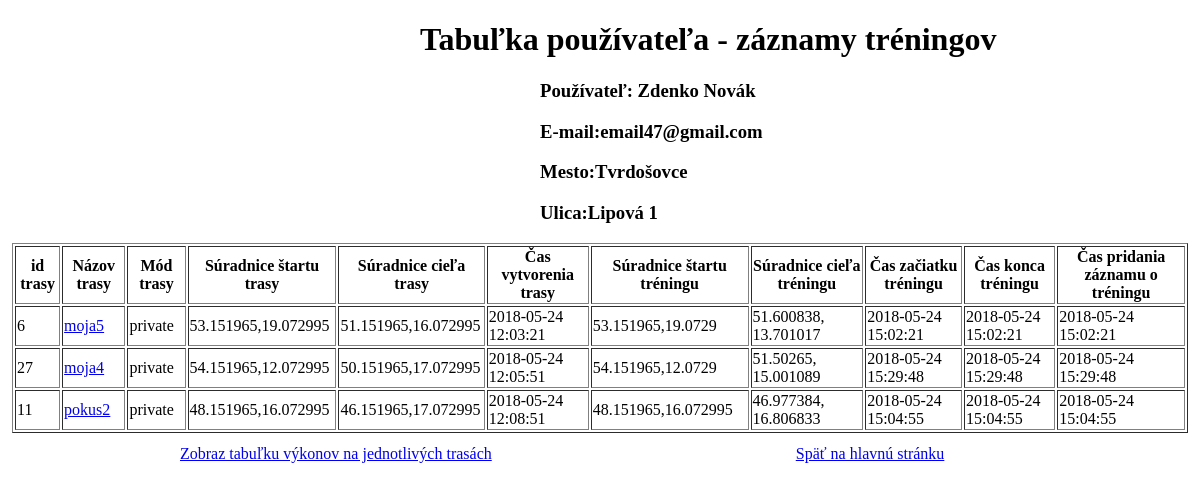
Screenshot of /userTabulka.php?trasy=email47@gmail.com with the database file from the repository.
### tables this page shows
CREATE TABLE `User` (
  `id` int(11) NOT NULL,
  `priezvisko` varchar(40) DEFAULT NULL,
  `meno` varchar(40) DEFAULT NULL,
  `email` varchar(40) NOT NULL,
  `pass` varchar(200) NOT NULL,
  `type` int(11) NOT NULL,
  `valid` int(11) NOT NULL,
  `hash` varchar(200) DEFAULT NULL,
  `stredna` varchar(100) DEFAULT NULL,
  `stredna_adresa` varchar(100) DEFAULT NULL,
  `bydlisko_ulica` varchar(100) DEFAULT NULL,
  `psc` varchar(20) DEFAULT NULL,
  `bydlisko_obec` varchar(100) DEFAULT NULL
);

CREATE TABLE `cvicenie` (
  `id` bigint(20) UNSIGNED NOT NULL,
  `trasa_id` bigint(20) NOT NULL,
  `user_id` bigint(20) NOT NULL,
  `start` varchar(100) NOT NULL,
  `ciel` varchar(100) NOT NULL,
  `zaciatok` datetime NOT NULL,
  `koniec` datetime NOT NULL,
  `pridane` datetime NOT NULL DEFAULT CURRENT_TIMESTAMP
);

### userTabulka.php (the view, shortened to what this page needs)
<!DOCTYPE html>
<html lang="sk">
<html>
  <head>
  <link rel="stylesheet" type="text/css" href="styly.css">
  </head>
  <body>
     <h1>Tabuľka používateľa - záznamy tréningov</h1>
<?php
$servername = DB_HOSTNAME;
$username = DB_USERNAME;
$password = DB_PASSWORD;
$dbname = DB_DATABASE;
$conn = new mysqli($servername, $username, $password, $dbname);
$conn->set_charset("utf8");
 $userMail=$_GET['trasy'];
 $sql = "SELECT b.type, a.id, a.nazov, a.mod, a.start, a.ciel, a.vytvorene, c.start as zaciatokcvika, c.ciel as konieccvika, c.zaciatok, c.koniec, c. pridane from trasa a join  ".USER_TABLE." b on a.autor=b.id join cvicenie c on a.id=c.trasa_id where b.email=\"$userMail\"";
$result = $conn->query($sql);
 $IDs=array();
  $nazov=array();
  $Mods=array();
  $Mody=array();
       $Ciel=array();
        $Zaciatok=array();
        $Vytvorene=array();
    $Zaciatokcvika=array();
    $Cielcvika=array();
    $Caszaciatku=array();
   $Caskonca=array();
    $Pridane=array();
    $i=0;
  $sql1 = "SELECT meno, priezvisko, email,bydlisko_ulica,bydlisko_obec from  ".USER_TABLE." where email=\"$userMail\"";
    $result1 = $conn->query($sql1);
 $NAME="";
  $SURNAME="";
  $MAIL="";
  $BYDUL="";
  $BYDOB="";
      if ($result1->num_rows > 0) {
    while($row1= $result1->fetch_assoc()) {
     $NAME=$row1["meno"];
  $SURNAME=$row1["priezvisko"];
  $MAIL=$row1["email"];
  $BYDUL=$row1["bydlisko_ulica"];
  $BYDOB=$row1["bydlisko_obec"];
    }
   echo "<h3>Používateľ: $NAME $SURNAME</h3>";
  echo "<h3>E-mail:$MAIL </h3>";
  echo "<h3>Mesto:$BYDOB </h3>";
   echo "<h3>Ulica:$BYDUL </h3>";
echo "<table id=\"tabulka\" border=\"1\">";
 echo "<thead><tr><th>id trasy </th><th>Názov trasy</th>";
 echo "<th>Mód trasy</th><th>Súradnice štartu trasy</th><th> Súradnice cieľa trasy</th><th>Čas vytvorenia trasy</th><th>Súradnice štartu tréningu</th><th>Súradnice cieľa tréningu</th><th>Čas začiatku tréningu</th><th>Čas konca tréningu</th><th>Čas pridania záznamu o tréningu</th></tr> </thead>";
if ($result->num_rows > 0) {
    while($row = $result->fetch_assoc()) {
    $IDs[$i]=$row["id"];
        $nazov[$i]= $row["nazov"];
     $Mods[$i]=$row["mod"];
      if($Mods[$i]==1)
               $Mody[$i]="private";
       $Ciel[$i]=$row["ciel"];
        $Zaciatok[$i]=$row["start"];
        $Vytvorene[$i]=$row["vytvorene"];
    $Zaciatokcvika[$i]=$row["zaciatokcvika"];
    $Cielcvika[$i]=$row["konieccvika"];
    $Caszaciatku[$i]=$row["zaciatok"];
   $Caskonca[$i]=$row["koniec"];
    $Pridane[$i]=$row["pridane"];
      echo "<tr><td>" .$IDs[$i]. "</td><td>" ."<a href=\"TrasyTabulka.php?cvicenie=$IDs[$i]\">$nazov[$i]</a>". "</td><td>" . $Mody[$i]."</td><td>" . $Zaciatok[$i]."</td><td>" . $Ciel[$i]. "</td><td>" . $Vytvorene[$i]."</td><td>" . $Zaciatokcvika[$i]."</td><td>" .  $Cielcvika[$i]. "</td><td>" . $Caszaciatku[$i]."</td><td>" .  $Caskonca[$i]. "</td><td>" .  $Pridane[$i]. "</td></tr>";
    $i=$i+1;
    }
      }
   } else {
    echo "<p> Na tejto trase niesu evidované žiadne tréningy";
}
echo "</table>";
 echo  "<a id=\"zobraz1\" href=\"VykonyTabulka.php?vykon=$userMail\">Zobraz tabuľku výkonov na jednotlivých trasách</a> ";
?>
  <a id="zobraz2" href="index.php">Späť na hlavnú stránku</a>
</body>
</html>

### styly.css (style rules this page uses)
html, body { height: 100%; margin: 0; padding: 0; }

### userTabulka.php (style rules this page uses)
#zobraz2 { margin-left:25%; }
#zobraz1 { margin-left:15%; }
#tabulka { margin:1%; }
h3 { margin-left:45%; }
h1 { margin-left:35%; }

### rows the page displays
user: meno "Zdenko", priezvisko "Novák", email "email47@gmail.com", bydlisko_obec "Tvrdošovce", bydlisko_ulica "Lipová 1"
cvicenie: i "6", i "moja5", i "private", i "53.151965,19.072995", i "51.151965,16.072995", i "2018-05-24 12:03:21", i "53.151965,19.0729", i "51.600838, 13.701017", i "2018-05-24 15:02:21"
cvicenie: i "27", i "moja4", i "private", i "54.151965,12.072995", i "50.151965,17.072995", i "2018-05-24 12:05:51", i "54.151965,12.0729", i "51.50265, 15.001089", i "2018-05-24 15:29:48"
cvicenie: i "11", i "pokus2", i "private", i "48.151965,16.072995", i "46.151965,17.072995", i "2018-05-24 12:08:51", i "46.977384, 16.806833", i "2018-05-24 15:04:55"
